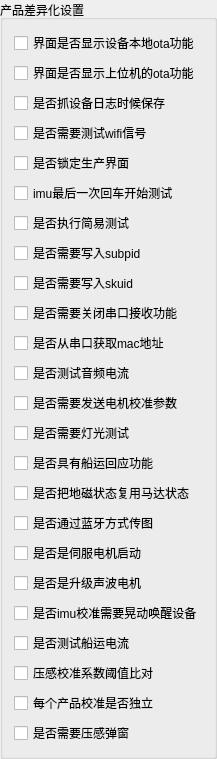
        <widget class="QGroupBox" name="groupBox_1">
         <property name="title">
          <string>产品差异化设置</string>
         </property>
         <layout class="QGridLayout" name="gridLayout">
          <item row="25" column="0">
           <widget class="QCheckBox" name="checkBox_ServoMotorStart">
            <property name="text">
             <string>是否是伺服电机启动</string>
            </property>
           </widget>
          </item>
          <item row="29" column="0">
           <widget class="QCheckBox" name="checkBox">
            <property name="text">
             <string>压感校准系数阈值比对</string>
            </property>
           </widget>
          </item>
          <item row="13" column="0">
           <widget class="QCheckBox" name="checkBox_SerialPortMAC">
            <property name="text">
             <string>是否从串口获取mac地址</string>
            </property>
           </widget>
          </item>
          <item row="31" column="0">
           <widget class="QCheckBox" name="checkBox_PressWindow">
            <property name="text">
             <string>是否需要压感弹窗</string>
            </property>
           </widget>
          </item>
          <item row="22" column="0">
           <widget class="QCheckBox" name="checkBox_ShipModeResponse">
            <property name="text">
             <string>是否具有船运回应功能</string>
            </property>
           </widget>
          </item>
          <item row="1" column="0">
           <widget class="QCheckBox" name="checkBox_ShowUpperComputerOTAFunc">
            <property name="text">
             <string>界面是否显示上位机的ota功能</string>
            </property>
           </widget>
          </item>
          <item row="9" column="0">
           <widget class="QCheckBox" name="checkBox_NeedWriteSkuid">
            <property name="text">
             <string>是否需要写入skuid</string>
            </property>
           </widget>
          </item>
          <item row="23" column="0">
           <widget class="QCheckBox" name="checkBox_MagneticReuseMotorStatus">
            <property name="text">
             <string>是否把地磁状态复用马达状态</string>
            </property>
           </widget>
          </item>
          <item row="3" column="0">
           <widget class="QCheckBox" name="checkBox_SaveToothbrushLog">
            <property name="text">
             <string>是否抓设备日志时候保存</string>
            </property>
           </widget>
          </item>
          <item row="30" column="0">
           <widget class="QCheckBox" name="checkBox_PressIndependent">
            <property name="text">
             <string>每个产品校准是否独立</string>
            </property>
           </widget>
          </item>
          <item row="4" column="0">
           <widget class="QCheckBox" name="checkBox_TestWifiSignal">
            <property name="text">
             <string>是否需要测试wifi信号</string>
            </property>
           </widget>
          </item>
          <item row="21" column="0">
           <widget class="QCheckBox" name="checkBox_LightTest">
            <property name="text">
             <string>是否需要灯光测试</string>
            </property>
           </widget>
          </item>
          <item row="15" column="0">
           <widget class="QCheckBox" name="checkBox_TestAudioCurrent">
            <property name="text">
             <string>是否测试音频电流</string>
            </property>
           </widget>
          </item>
          <item row="24" column="0">
           <widget class="QCheckBox" name="checkBox_BluetoothImageTransfer">
            <property name="text">
             <string>是否通过蓝牙方式传图</string>
            </property>
           </widget>
          </item>
          <item row="17" column="0">
           <widget class="QCheckBox" name="checkBox_SendMotorCalibration">
            <property name="text">
             <string>是否需要发送电机校准参数</string>
            </property>
           </widget>
          </item>
          <item row="28" column="0">
           <widget class="QCheckBox" name="checkBox_TestShippingCurrent">
            <property name="text">
             <string>是否测试船运电流</string>
            </property>
           </widget>
          </item>
          <item row="7" column="0">
           <widget class="QCheckBox" name="checkBox_SimplePcbaTest">
            <property name="text">
             <string>是否执行简易测试</string>
            </property>
           </widget>
          </item>
          <item row="26" column="0">
           <widget class="QCheckBox" name="checkBox_uperMotor">
            <property name="text">
             <string>是否是升级声波电机</string>
            </property>
           </widget>
          </item>
          <item row="5" column="0">
           <widget class="QCheckBox" name="checkBox_LockProductUI">
            <property name="text">
             <string>是否锁定生产界面</string>
            </property>
           </widget>
          </item>
          <item row="27" column="0">
           <widget class="QCheckBox" name="checkBox_IMUCalibrationWakeup">
            <property name="text">
             <string>是否imu校准需要晃动唤醒设备</string>
            </property>
           </widget>
          </item>
          <item row="8" column="0">
           <widget class="QCheckBox" name="checkBox_NeedWriteSubpid">
            <property name="text">
             <string>是否需要写入subpid</string>
            </property>
           </widget>
          </item>
          <item row="0" column="0">
           <widget class="QCheckBox" name="checkBox_ShowLocalOTAFunc">
            <property name="text">
             <string>界面是否显示设备本地ota功能</string>
            </property>
           </widget>
          </item>
          <item row="6" column="0">
           <widget class="QCheckBox" name="checkBox_IMULastEnterStartTest">
            <property name="text">
             <string>imu最后一次回车开始测试</string>
            </property>
           </widget>
          </item>
          <item row="11" column="0">
           <widget class="QCheckBox" name="checkBox_DisableSerialPortRx">
            <property name="text">
             <string>是否需要关闭串口接收功能</string>
            </property>
           </widget>
          </item>
         </layout>
        </widget>
